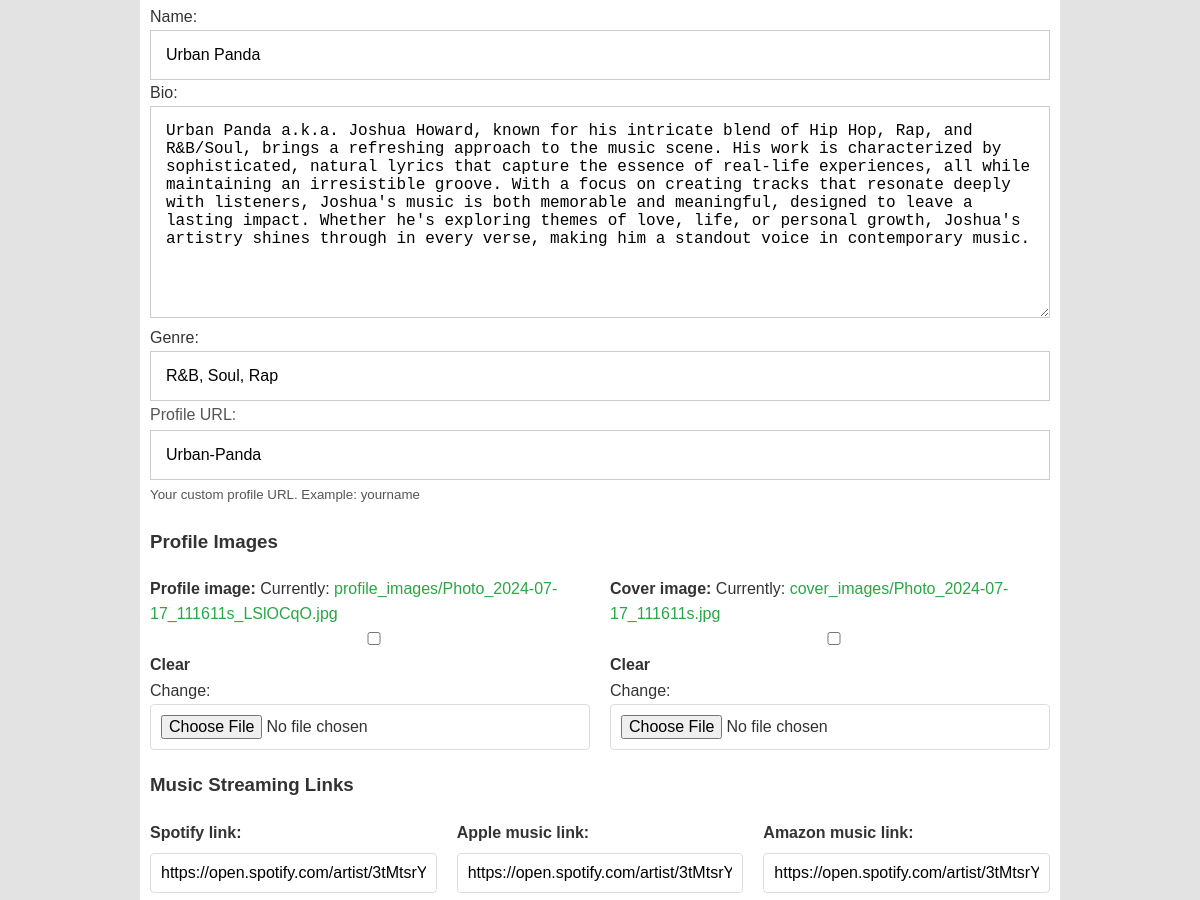
The page /account/settings/ (signed in, middle part) on the database as committed earlier.
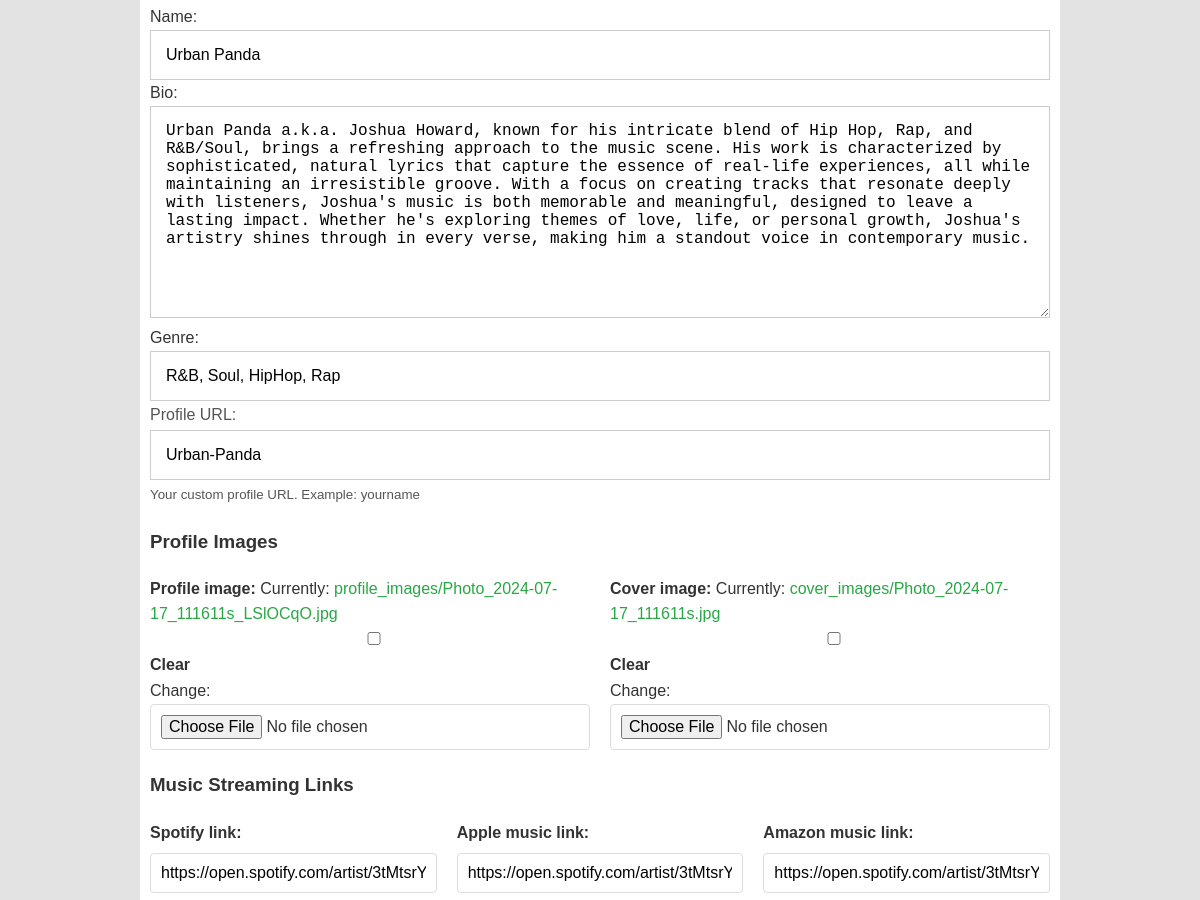
The same page on the database as committed later.
### core/models.py (models this page shows, shortened)
class Profile(models.Model):
    ROLE_CHOICES = (
        ('artist', 'Artist'),
        ('curator', 'Curator/Label'),
        ('fan', 'Fan'),  # Added option to sign up as a Fan
    )
    tokens = models.IntegerField(default=0)
    user = models.OneToOneField(User, on_delete=models.CASCADE)
    role = models.CharField(max_length=50, choices=ROLE_CHOICES, blank=True, null=True)
    name = models.CharField(max_length=255)
    bio = models.TextField(blank=True, null=True)
    genre = models.CharField(max_length=100, default='None')
    slug = models.SlugField(max_length=255, unique=True, blank=True, null=True)
    liked_tracks = models.ManyToManyField('Track', related_name='liked_by', blank=True)
    profile_image = models.ImageField(upload_to='profile_images/', blank=True, null=True)
    cover_image = models.ImageField(upload_to='cover_images/', blank=True, null=True)
    spotify_link = models.URLField(max_length=200, blank=True, null=True)
    apple_music_link = models.URLField(max_length=200, blank=True, null=True)
    amazon_music_link = models.URLField(max_length=200, blank=True, null=True)
    youtube_music_link = models.URLField(max_length=200, blank=True, null=True)
    deezer_link = models.URLField(max_length=200, blank=True, null=True)
    tidal_link = models.URLField(max_length=200, blank=True, null=True)
    soundcloud_link = models.URLField(max_length=200, blank=True, null=True)
    pandora_link = models.URLField(max_length=200, blank=True, null=True)
    audiomack_link = models.URLField(max_length=200, blank=True, null=True)
    napster_link = models.URLField(max_length=200, blank=True, null=True)
    facebook_link = models.URLField(max_length=200, blank=True, null=True)
    youtube_link = models.URLField(max_length=200, blank=True, null=True)
    whatsapp_link = models.URLField(max_length=200, blank=True, null=True)
    instagram_link = models.URLField(max_length=200, blank=True, null=True)
    tiktok_link = models.URLField(max_length=200, blank=True, null=True)
    wechat_link = models.URLField(max_length=200, blank=True, null=True)
    messenger_link = models.URLField(max_length=200, blank=True, null=True)
    telegram_link = models.URLField(max_length=200, blank=True, null=True)
    viber_link = models.URLField(max_length=200, blank=True, null=True)
    snapchat_link = models.URLField(max_length=200, blank=True, null=True)
    role_selected = models.BooleanField(default=False)

### core/views.py (the view)
# urls.py: path('account/settings/', views.account_settings, name='account_settings'),
@login_required
def account_settings(request):
    user = request.user
    profile = user.profile
    if request.method == 'POST':
        user_form = UserForm(request.POST, instance=user)
        profile_form = ProfileForm(request.POST, request.FILES, instance=profile)
        if not user_form.is_valid():
            print("User Form Errors:", user_form.errors)
        if not profile_form.is_valid():
            print("Profile Form Errors:", profile_form.errors)
        if user_form.is_valid() and profile_form.is_valid():
            user_form.save()
            profile_form.save()
            messages.success(request, "Your account settings have been updated.")
            return redirect('profile_detail', slug=profile.slug)
        else:
            messages.error(request, "There was an error with your submission.")
    else:
        user_form = UserForm(instance=user)
        profile_form = ProfileForm(instance=profile)
    context = {
        'user_form': user_form,
        'profile_form': profile_form,
    }
    return render(request, 'core/account_settings.html', context)

### core/forms.py (shortened to what this page needs)
class UserForm(forms.ModelForm):
    class Meta:
        model = User
        fields = ['username', 'email']

class ProfileForm(forms.ModelForm):
    class Meta:
        model = Profile
        fields = [
            'name', 'bio', 'genre', 'slug', 'profile_image', 'cover_image',
            'facebook_link', 'youtube_link', 'whatsapp_link', 'instagram_link',
            'tiktok_link', 'wechat_link', 'messenger_link', 'telegram_link',
            'viber_link', 'snapchat_link',
            'spotify_link', 'apple_music_link', 'amazon_music_link',
            'youtube_music_link', 'deezer_link', 'tidal_link',
            'soundcloud_link', 'pandora_link', 'audiomack_link', 'napster_link'
        ]

### context_processors.py (called while the page is built)
def media_url(request):
    return {'MEDIA_URL': settings.MEDIA_URL}

### core/templates/core/account_settings.html (shortened to what this page needs)
{% extends "base.html" %}
{% block content %}
<form id="account-settings-form" method="post" action="{% url 'account_settings' %}" enctype="multipart/form-data"  data-no-ajax="true">
    {{ profile_form.name.label_tag }} {{ profile_form.name }}
    {{ profile_form.bio.label_tag }} {{ profile_form.bio }}
    {{ profile_form.genre.label_tag }} {{ profile_form.genre }}
    <p>
        <label for="id_slug">Profile URL:</label>
        {{ profile_form.slug }}
        <small>Your custom profile URL. Example: yourname</small>
    </p>
    <h3>Profile Images</h3>
    <div class="image-upload">
        <div>
            {{ profile_form.profile_image.label_tag }} {{ profile_form.profile_image }}
        </div>
        <div>
            {{ profile_form.cover_image.label_tag }} {{ profile_form.cover_image }}
        </div>
    </div>
    <h3>Music Streaming Links</h3>
    <div class="streaming-links-grid">
        <div>{{ profile_form.spotify_link.label_tag }} {{ profile_form.spotify_link }}</div>
        <div>{{ profile_form.apple_music_link.label_tag }} {{ profile_form.apple_music_link }}</div>
        <div>{{ profile_form.amazon_music_link.label_tag }} {{ profile_form.amazon_music_link }}</div>
    </div>
    <br/>
</form>
{% endblock %}

Rows that differ between the two databases and show on the page:
changed Profile "Urban Panda": genre "R&B, Soul, Rap" → "R&B, Soul, HipHop, Rap"
